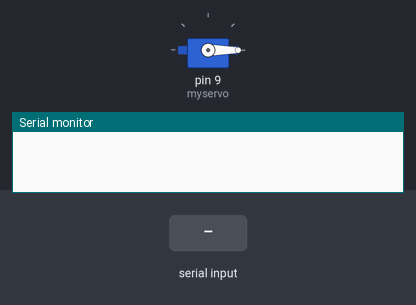
Recording of a sketch running on a simulated Arduino Uno, built with avr-gcc and run on an emulated ATmega328P. Shown: servo, the last lines printed to the serial monitor. The inputs (shaded band) are chosen by the test bench.

Above: at 1.2 s.
1.3 s: "open" received over the second serial link
At 4.2 s:
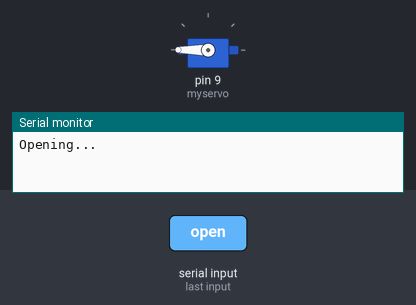
4.3 s: "close" received over the second serial link
At 5.45 s:
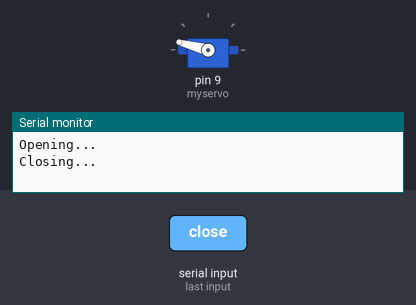
7.3 s: "Open" received over the second serial link
At 8.76 s:
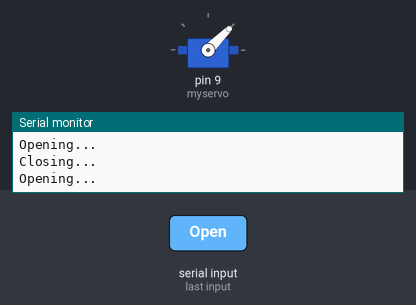
10.3 s: "Close" received over the second serial link
At 11.76 s:
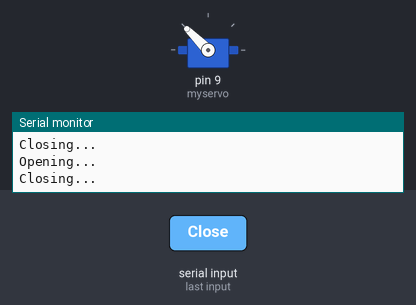
Timing chart, 0 to 14.3 s (numbered marks = the images above; inputs shaded):
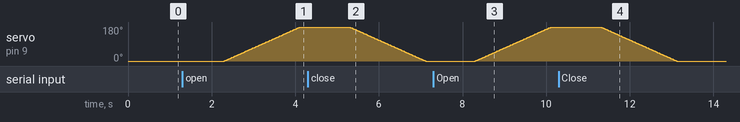

Measured:
- after the input at 1.3 s, servo on pin 9 (myservo): moves from 0° to 180° over 1.8 s, starting after 1.0 s
- after the input at 4.3 s, servo on pin 9 (myservo): moves from 180° to 0° over 1.8 s, starting after 1.0 s
- after the input at 7.3 s, servo on pin 9 (myservo): moves from 0° to 180° over 1.8 s, starting after 1.0 s
- after the input at 10.3 s, servo on pin 9 (myservo): moves from 180° to 0° over 1.8 s, starting after 1.0 s

The sketch:

Smart_Disposer.c.ino
```cpp
#include <Servo.h>
#include <SoftwareSerial.h>

Servo myservo;
int TX = 11;
int RX = 10;
SoftwareSerial bluetooth(TX, RX);

int servoPosition = 0;
int targetPosition = 0; // Desired position for the servo
const int increment = 1; // Increment for smoother movement

void setup() {
  myservo.attach(9);
  Serial.begin(9600);
  bluetooth.begin(9600);
  myservo.write(servoPosition);
}

void loop() {
  if (bluetooth.available() > 1) {
    String command = bluetooth.readString();

    if (command == "open" || command == "Open") {
      Serial.println("Opening...");
      targetPosition = 180; // Set the desired position
    }
    else if (command == "close" || command == "Close") {
      Serial.println("Closing...");
      targetPosition = 0; // Set the desired position
    }
  }

  // Gradually move the servo toward the target position
  if (servoPosition < targetPosition) {
    servoPosition += increment;
  } else if (servoPosition > targetPosition) {
    servoPosition -= increment;
  }

  // Update the servo position
  myservo.write(servoPosition);

  // Add a small delay to control the speed of movement
  delay(10);
}
```
